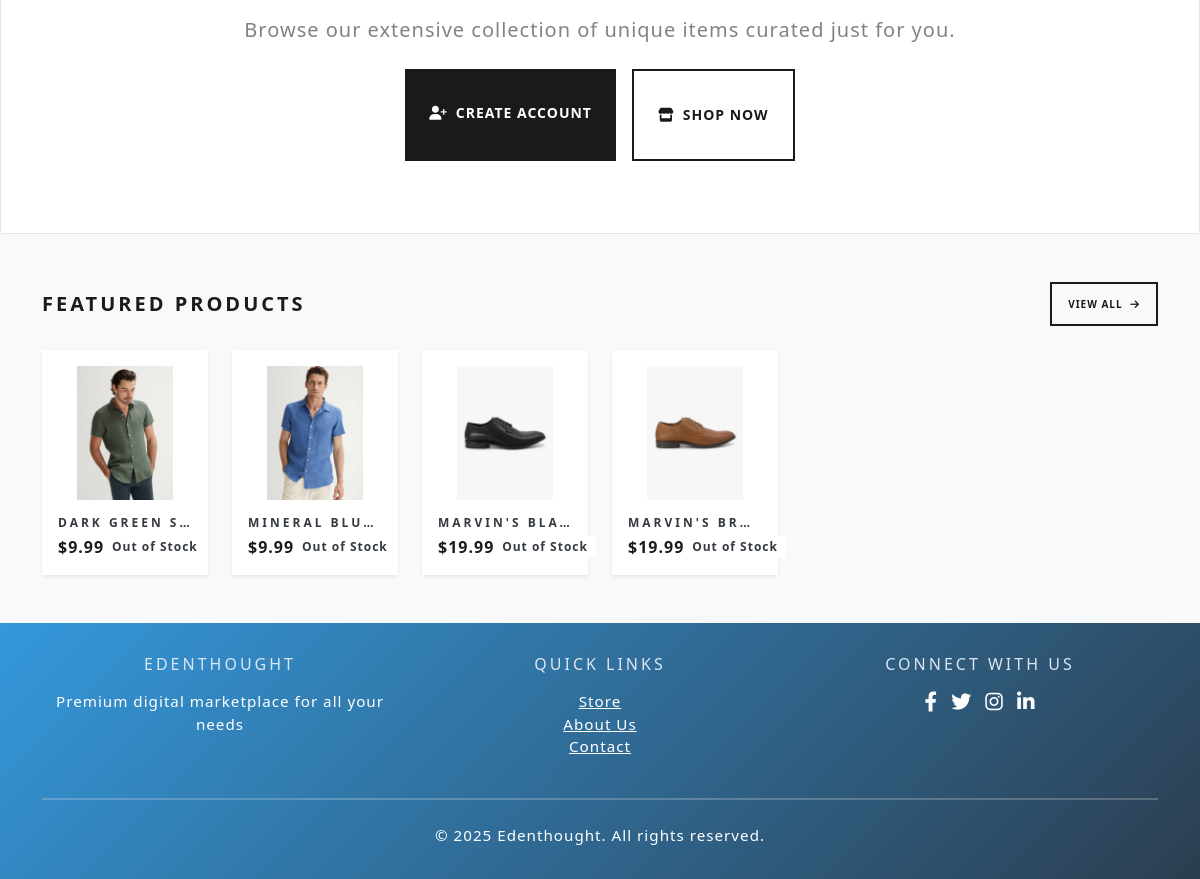
The app's page / (lower part), older data.
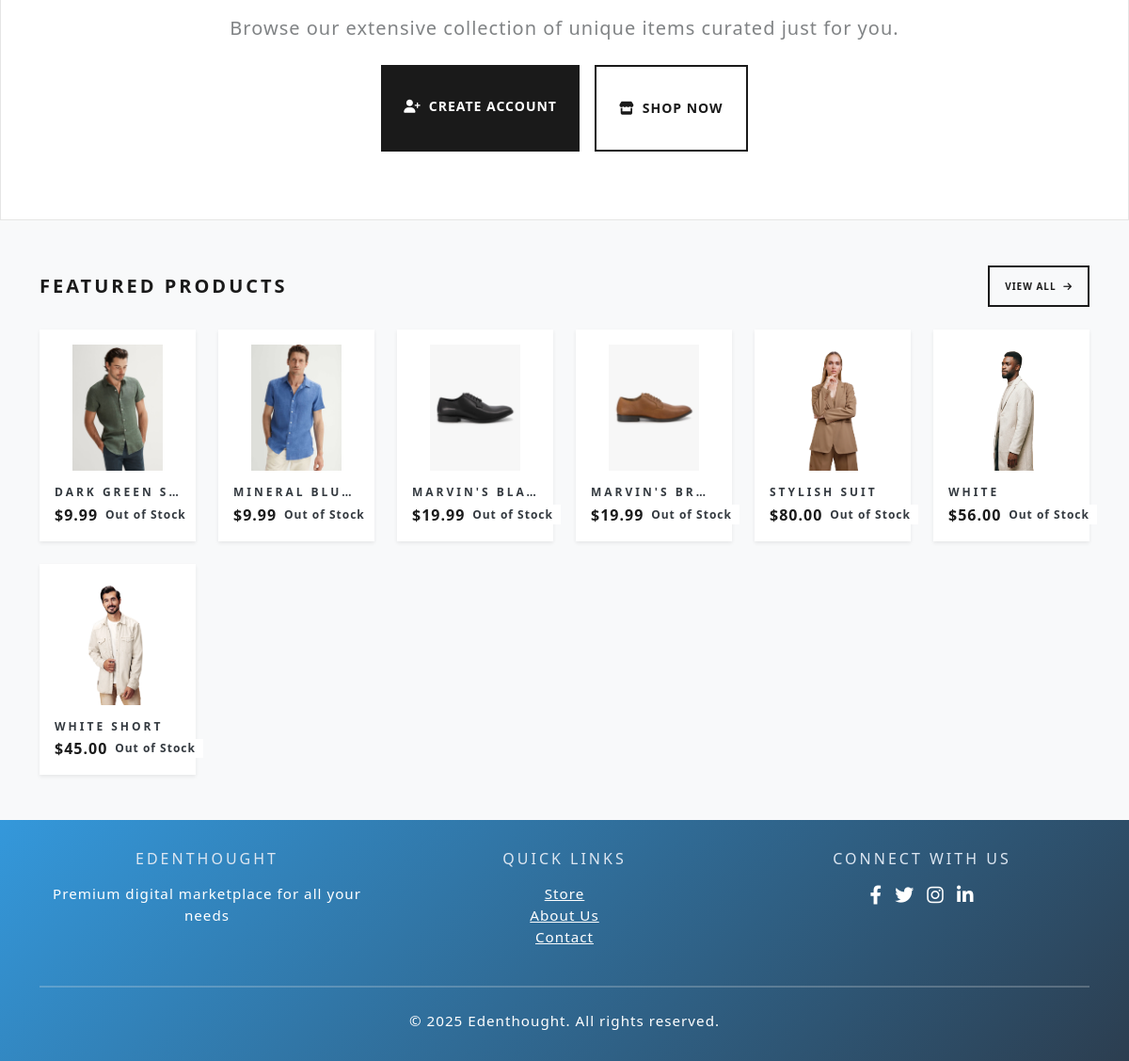
The same page, newer data.
### store/models.py (models this page shows, shortened)
class Product(models.Model):
    category = models.ForeignKey(Category, related_name='product', on_delete=models.CASCADE, null=True)
    title = models.CharField(max_length=250)
    brand = models.CharField(max_length=250, default='un-branded')
    description = models.TextField(blank=True)
    slug = models.SlugField(max_length=255)
    price = models.DecimalField(max_digits=4, decimal_places=2)
    image = models.ImageField(upload_to='images/')
    class Meta:
        verbose_name_plural = 'products'
    def get_absolute_url(self):
        return reverse('product-info', args=[self.slug])

### store/views.py (the view)
# urls.py: path('', include('store.urls')),
def store(request):
    all_products = Product.objects.all()
    context = {'my_products':all_products}
    return render(request, 'store/store.html', context)

### cart/cart.py (called while the page is built)
    def __len__(self):
        return sum(item['qty'] for item in self.cart.values())

### cart/context_processors.py (called while the page is built)
def cart(request):
    return {'cart': Cart(request)}

### store/models.py (called while the page is built)
    def get_absolute_url(self):
        return reverse('list-category', args=[self.slug])

### store/views.py (called while the page is built)
def categories(request):
    all_categories = Category.objects.all()
    return {'all_categories': all_categories}

### store/templates/store/store.html (shortened to what this page needs)
{% extends "./base.html" %}
{% load static %}
{% block content %}
<section class="py-5 text-center bg-light">
  <div class="container py-4">
    <div class="row justify-content-center">
      <div class="col-lg-8 col-md-10">
        <p class="lead text-muted mb-4">
          Browse our extensive collection of unique items curated just for you.
        </p>
        <div class="d-flex gap-3 justify-content-center">
          <a href="{% url 'register' %}" class="btn btn-primary btn-lg px-4">
            <i class="fas fa-user-plus me-2"></i>Create Account
          </a>
          <a href="{% url 'store' %}" class="btn btn-outline-primary btn-lg px-4">
            <i class="fas fa-store me-2"></i>Shop Now
          </a>
        </div>
      </div>
    </div>
  </div>
</section>
<section class="py-5">
  <div class="container">
    <div class="d-flex justify-content-between align-items-center mb-4">
      <h2 class="h4 mb-0">Featured Products</h2>
      <a href="{% url 'store' %}" class="btn btn-sm btn-outline-primary">
        View All <i class="fas fa-arrow-right ms-1"></i>
      </a>
    </div>
    <div class="row g-4">
      {% for product in my_products %}
      <div class="col-6 col-md-4 col-lg-3 col-xl-2">
        <div class="card h-100 border-0 shadow-sm hover-shadow transition-all">
          <a href="{{product.get_absolute_url}}" class="text-decoration-none text-dark">
            <div class="ratio ratio-1x1">
              <img class="img-fluid p-3 object-fit-contain" src="{{product.image.url}}" alt="{{product.title}}">
            </div>
            <div class="card-body pt-0">
              <h3 class="h6 card-title mb-1 text-truncate">{{product.title|capfirst}}</h3>
              <div class="d-flex justify-content-between align-items-center">
                <span class="text-primary fw-bold">${{product.price}}</span>
                {% if product.in_stock %}
                <span class="badge bg-success">In Stock</span>
                {% else %}
                <span class="badge bg-secondary">Out of Stock</span>
                {% endif %}
              </div>
            </div>
          </a>
        </div>
      </div>
      {% endfor %}
    </div>
  </div>
</section>
{% endblock %}

### store/templates/store/base.html (shortened to what this page needs)
{% load static %}
<!DOCTYPE html>
<html lang="en">
<head>
    <link rel="stylesheet" href="https://bootswatch.com/5/lux/bootstrap.min.css">
    <link rel="stylesheet" href="https://cdnjs.cloudflare.com/ajax/libs/font-awesome/6.4.0/css/all.min.css">
    <link rel="stylesheet" href="{% static 'css/styles.css' %}">
</head>
<body>
<main class="flex-grow-1">
    {% block content %}
    {% endblock %}
</main>
    <footer class="footer">
        <div class="container text-center">
            <div class="row">
                <div class="col-md-4 mb-4 mb-md-0">
                    <h5 class="mb-3">Edenthought</h5>
                    <p class="mb-0">Premium digital marketplace for all your needs</p>
                </div>
                <div class="col-md-4 mb-4 mb-md-0">
                    <h5 class="mb-3">Quick Links</h5>
                    <ul class="list-unstyled">
                        <li><a href="{% url 'store' %}" class="text-white">Store</a></li>
                        <li><a href="#" class="text-white">About Us</a></li>
                        <li><a href="#" class="text-white">Contact</a></li>
                    </ul>
                </div>
                <div class="col-md-4">
                    <h5 class="mb-3">Connect With Us</h5>
                    <a href="#" class="text-white me-2"><i class="fab fa-facebook-f fa-lg"></i></a>
                    <a href="#" class="text-white me-2"><i class="fab fa-twitter fa-lg"></i></a>
                    <a href="#" class="text-white me-2"><i class="fab fa-instagram fa-lg"></i></a>
                    <a href="#" class="text-white"><i class="fab fa-linkedin-in fa-lg"></i></a>
                </div>
            </div>
            <hr class="my-4 bg-light">
            <p class="mb-0">&copy; 2025 Edenthought. All rights reserved.</p>
        </div>
    </footer>
</body>
</html>

### store/templates/store/base.html (style rules this page uses)
:root { --primary-blue: #3498db; --dark-blue: #2c3e50; --light-blue: #ecf6fd; --accent-blue: #5dade2; --light-gray: #f8f9fa; }
html, body { height: 100%; margin: 0; padding: 0; scroll-behavior: smooth; }
body { font-family: 'Segoe UI', Tahoma, Geneva, Verdana, sans-serif; background-color: var(--light-gray); display: flex; flex-direction: column; min-height: 100vh; }
.flex-grow-1 { flex: 1 0 auto; }
footer { background: linear-gradient(135deg, var(--primary-blue), var(--dark-blue)); color: white; padding: 2rem 0; margin-top: auto; width: 100%; }
footer a { color: #dce6f1; transition: color 0.3s ease-in-out; }
footer h5 { font-weight: 800; margin-bottom: 1rem; font-weight: 500; color: #dce6f1; }
footer p, footer li { font-size: 0.95rem; }

Row changes from the older to the newer data that the page shows:
added Product: image (picture), title "STYLISH SUIT", price "80.00"
added Product: image (picture), title "WHITE", price "56.00"
added Product: image (picture), title "WHITE SHORT", price "45.00"
